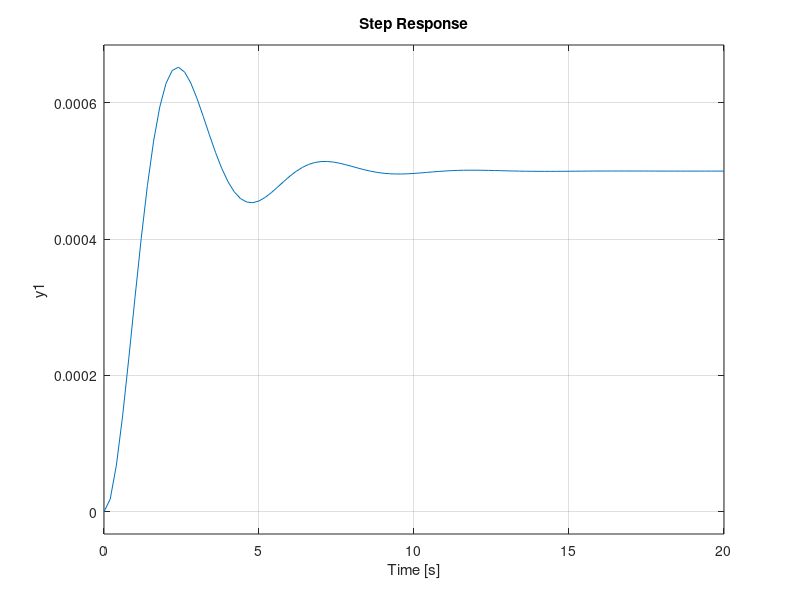

MATLAB code for this plot:
% Simple understanding of state space
M = 1000; k = 2000; B =1000;
A = [0 1; -k/M -B/M];
B = [0 ;1/M];
C = [1 0];
D = 0;
sys = ss(A,B,C,D);
% Unit step response of the system
step(sys)